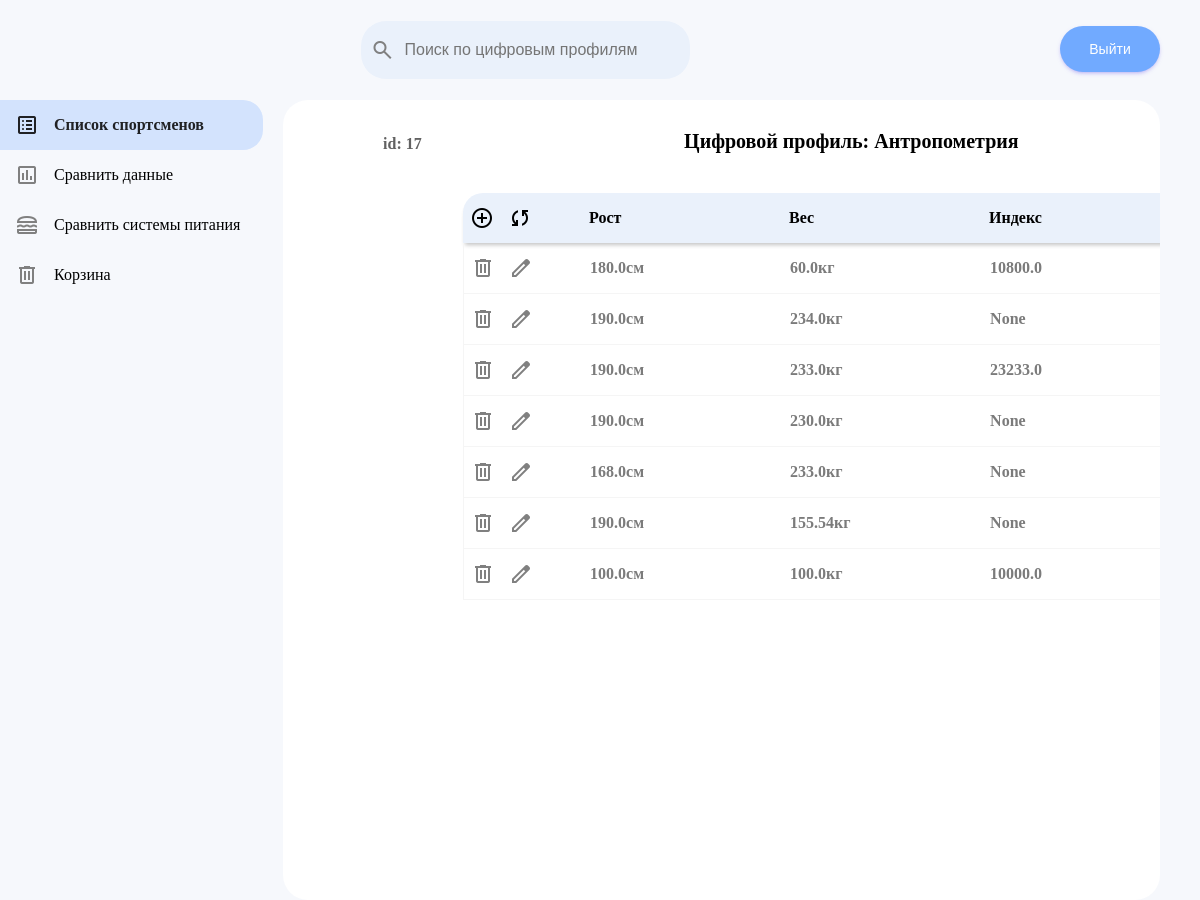
/sportman-profile/anthropometry/17, run on the app's committed database.
### base/models.py (models this page shows, shortened)
class Sportsman(models.Model):
    name = models.CharField(max_length=50)
    second_name = models.CharField(max_length=50)
    parent_name = models.CharField(max_length=50)
    birthday = models.DateField()
    phone_number = models.CharField(max_length=12)
    address = models.CharField(max_length=300, null=True, blank=True)
    passport = models.CharField(max_length=20)
    photo = models.ImageField(null=True, blank=True, upload_to="sportmen-images/", verbose_name="Изображение")
    created = models.DateTimeField(auto_now_add=True)

class Anthropometry(models.Model):
    sportman = models.ForeignKey(Sportsman, on_delete=models.CASCADE, null=True)
    height = models.FloatField()
    weight = models.FloatField()
    index = models.FloatField(blank=True, null=True)
    time = models.DateField()

### base/views.py (the view, shortened to what this page needs)
# urls.py: path('sportman-profile/anthropometry/<str:pk>', views.sportmanAnthropometry, name="sportman-anthropometry"),
def sportmanAnthropometry(request, pk):
    sportman = Sportsman.objects.get(id=pk)
    anthropometries = Anthropometry.objects.filter(sportman=sportman)
    anthropometry_form = AnthropometryForm()
    context = {'sportman':sportman, 'anthropometries':anthropometries, 'anthropometry_form':anthropometry_form}
    return render(request, 'profile-anthropometry.html', context)

### base/forms.py
class AnthropometryForm(ModelForm):
    class Meta:
        model = Anthropometry
        fields = ['height', 'weight', 'time']
        widgets = {
            'height': TextInput(attrs={'placeholder': 'Рост'}),
            'weight': TextInput(attrs={'placeholder': 'Вес'}),
            'time': TextInput(attrs={'placeholder': 'Дата замера'}),
        }

### templates/profile-anthropometry.html (shortened to what this page needs)
{% extends 'main_profile.html' %}
{% load static %}
{% block content %}
<div class="sportmanList profileBody">
    <div class="profile__content">
        <div class="profile__inf">
            <div class="profile__inf__title">
                <h3 class="profile__id">id: {{sportman.id}}</h3>
                <h3 class="profile__title">Цифровой профиль: Антропометрия</h3>
            </div>
            <div class="anthropometry__content">
                <div class="anthropometry__row anthropometry__header">
                    <div class="anthropometry__left anthropometry__header__left">
                        <div class="anthropometry__options anthropometry__header__options">
                            <a href="#create_popup">
                                <span class="material-symbols-outlined">
                                </span>
                            </a>
                            <a href="{% url 'sportman-anthropometry' sportman.id %}">
                                <span class="material-symbols-outlined">
                                </span>
                            </a>
                        </div>
                    </div>
                    <div class="sportmanRow__right anthropometry__header__right">
                        <h4>Рост</h4>
                        <h4>Вес</h4>
                        <h4>Индекс</h4>
                        <div class="anthropometry__time anthropometry__header__time">Дата измерения</div>
                    </div>
                </div>
                {% for anthropometry in anthropometries %}
                <div class="anthropometry__row">
                    <div class="anthropometry__left">
                        <div class="anthropometry__options">
                            <a href="">
                                <span class="material-symbols-outlined material-symbols-outlined__delete">
                                </span>
                            </a>
                            <a href="">
                                <span class="material-symbols-outlined material-symbols-outlined__edit">
                                </span>
                            </a>
                        </div>
                    </div>
                    <div class="sportmanRow__right">
                        <h4>{{anthropometry.height}}см</h4>
                        <h4>{{anthropometry.weight}}кг</h4>
                        <h4>{{anthropometry.index}}</h4>
                        <div class="anthropometry__time">{{anthropometry.time|date:'d.m.Y'}}</div>
                    </div>
                </div>
                {% endfor %}
            </div>
        </div>
    </div>
</div>
{% endblock content %}

### templates/main_profile.html (shortened to what this page needs)
{% extends 'main_not_form.html' %}
{% load static %}

### templates/main_not_form.html (shortened to what this page needs)
{% load static %}
<!DOCTYPE html>
<html lang="en">
<head>
    <link rel="stylesheet" href="{% static 'css/style.css' %}">
    <link rel="stylesheet" href="{% static 'css/main_profile.css' %}">
</head>
<body>
    <header class="header">
        <div class="header__middle">
            <span class="material-symbols-outlined">
            </span>
            <form action="{% url 'home' %}" method="GET">
                <input type="text" placeholder="Поиск по цифровым профилям" name="q">
            </form>
        </div>
        <div class="header__right">
            <a href="{% url 'logout' %}">
                <button class="sidebar__compose logout__button">
                    Выйти
                </button>
            </a>
        </div>
    </header>
    <div class="main__body">
        <div class="sidebar">
            <a href="{% url 'home' %}">
                <div class="sidebarOption sidebarOption__active">
                    <span class="material-symbols-outlined">
                    </span>
                    <h3>Список спортсменов</h3>
                </div>
            </a>
            <a href="{% url 'compare_page' %}">
                <div class="sidebarOption">
                    <span class="material-symbols-outlined">
                    </span>
                    <h3>Сравнить данные</h3>
                </div>
            </a>
            <div class="sidebarOption">
                <span class="material-symbols-outlined">
                </span>
                <h3>Сравнить системы питания</h3>
            </div>
            <div class="sidebarOption">
                <span class="material-symbols-outlined">
                </span>
                <h3>Корзина</h3>
            </div>
        </div>
        {% block content %}
        {% endblock content %}
    </div>
</body>
</html>

### static/css/style.css (style rules this page uses)
* { margin: 0; padding: 0; }
a { text-decoration: none; color: #000000; }
.header { height: 100px; display: flex; align-items: center; justify-content: space-between; background-color: #F6F8FC; }
.header__middle { display: flex; flex: 0.3; align-items: center; background-color: #EAF1FB; padding: 10px; border-radius: 25px; }
.material-symbols-outlined { color: grey; }
.header__middle form { width: 100%; }
.header__middle input { border: none; width: 100%; padding: 10px; outline: none; background-color: transparent; font-size: medium; }
.header__right { display: flex; padding-right: 40px; align-items: center; }
.sidebar { flex: 0.3; max-width: 300px; padding-right: 20px; background-color: #F6F8FC; }
.sidebar__compose { margin-top: 3px; margin-left: 10px; margin-bottom: 25px; width: 100px; text-transform: capitalize; color: white; font-weight: 500; padding: 15px; border-radius: 30px; background-color: #71AAFF; display: flex; align-items: center; cursor: pointer; outline: none; border: none; box-shadow: 0px 2px 5px -2px rgba(121, 105, 237, 0.75); }
.logout__button { align-items: center; justify-content: center; color: white; font-weight: 500; font-size: 14px; margin-top: 23px; }
.sidebarOption { display: flex; align-items: center; height: 50px; padding: 0 10px; border-top-right-radius: 20px; border-bottom-right-radius: 20px; cursor: pointer; color: #000000; }
.sidebarOption .material-symbols-outlined { padding: 5px; }
.sidebarOption h3 { flex: 1; margin-left: 10px; font-size: 16px; font-weight: 400; }
.sidebarOption__active, .sidebarOption__active h3, .sidebarOption__active .material-symbols-outlined { background-color: #D3E3FD; color: #202124; }
.sidebarOption__active h3 { font-weight: 800; }
.main__body { display: flex; height: 100vh; background-color: #F6F8FC; }
body { height: 100vh; overflow-y: hidden; }
.sportmanList { flex: 1; overflow: scroll; background-color: white; border-radius: 25px; margin-right: 40px; }
.sportmanRow__right { display: flex; align-items: center; width: 100%; }
.anthropometry__content { padding: 40px 80px; margin: 0 auto; display: block; }
.anthropometry__options { display: flex; align-items: center; }
.anthropometry__row .material-symbols-outlined { color: grey; }
.anthropometry__options .material-symbols-outlined { margin: 7px; }
.anthropometry__left { display: flex; align-items: center; }
.anthropometry__row { display: flex; align-items: center; height: 50px; border-bottom: 1px solid whitesmoke; border-left: 1px solid whitesmoke; border-right: 1px solid whitesmoke; cursor: pointer; }
.anthropometry__time { padding-right: 15px; font-size: 14px; font-weight: 700; width: 100%; text-align: center; padding-left: 50px; color: rgb(123, 123, 123); width: 100px; }
.anthropometry__row h4 { width: 100px; padding: 0px 50px; color: rgb(123, 123, 123); }
.anthropometry__header__options { display: flex; align-items: center; }
.anthropometry__header .material-symbols-outlined { color: rgb(0, 0, 0); }
.anthropometry__header__options .material-symbols-outlined { margin: 7px; }
.anthropometry__header__left { display: flex; align-items: center; }
.anthropometry__header__right { display: flex; align-items: center; width: 100%; }
.anthropometry__header { display: flex; align-items: center; height: 50px; border: none; background-color: #EAF1FB; box-shadow: 0 4px 4px -2px rgba(0, 0, 0, 0.24); cursor: default; border-top-left-radius: 20px; border-top-right-radius: 20px; }
.anthropometry__header__time { padding-right: 15px; font-size: 14px; font-weight: 700; width: 100%; text-align: center; padding-left: 50px; color: rgb(0, 0, 0); width: 100px; }
.anthropometry__header h4 { width: 100px; padding: 0px 50px; color: rgb(0, 0, 0); }

### static/css/main_profile.css (style rules this page uses)
.profileBody { flex: 1; display: flex; overflow: hidden; background-color:#F6F8FC; margin-right: 40px; }
.profile__content { flex: 0.8; background-color: rgb(255, 255, 255); scrollbar-color: #71AAFF #fff; }
.profile__inf { padding: 30px 100px; }
.profile__inf .profile__title { font-size: 20px; }
.profile__inf__title { display: flex; justify-content: center; text-align: center; }
.profile__id { text-align: left; width: 200px; font-size: 16px; color: rgb(98, 98, 98); padding-top: 5px; }
.profile__title { margin-right: 200px; text-align: center; width: 100%; }

### data on the page
Sportsman: id "17"
Anthropometry: height "180.0", weight "60.0", index "10800.0"
Anthropometry: height "190.0", weight "234.0", index "None"
Anthropometry: height "190.0", weight "233.0", index "23233.0"
Anthropometry: height "190.0", weight "230.0", index "None"
Anthropometry: height "168.0", weight "233.0", index "None"
Anthropometry: height "190.0", weight "155.54", index "None"
Anthropometry: height "100.0", weight "100.0", index "10000.0"
